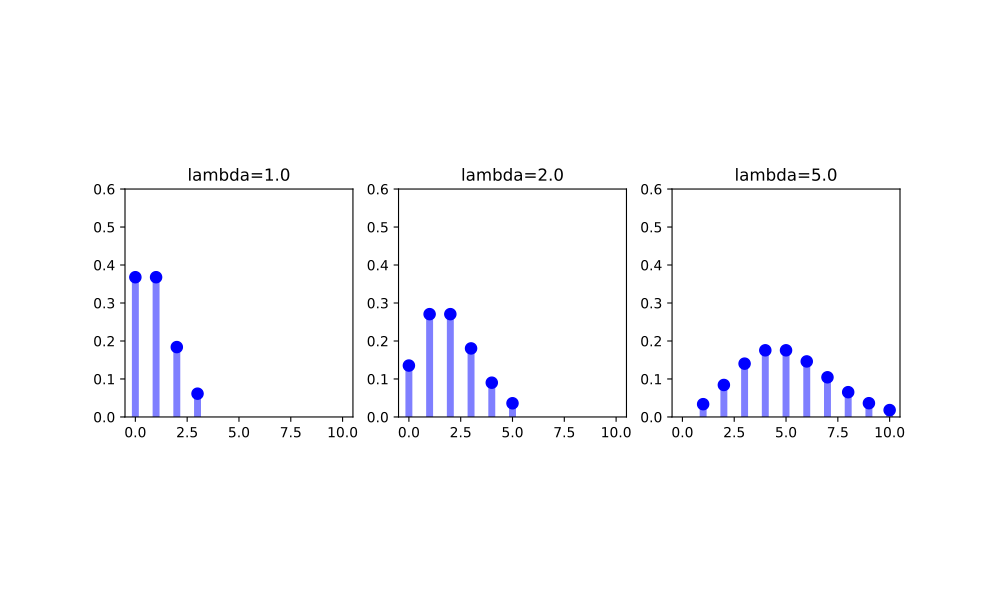

This chart was generated by the following Python code:
#!/usr/bin/env python 
"""
fit a bernoulli distribution with several parameterizations
"""

import sys,os
import numpy as np
import matplotlib.pyplot as plt
import scipy.stats as scs

## declare variables
font_size = 11
font_name = 'sans-serif'
n = 10000
fig = plt.figure(figsize=(10,6),dpi=300)
splot = 0

## loop through parameterizations of the beta
for lamb in [1.0,2.0,5.0]:
    splot += 1
    ax = fig.add_subplot(1,3,splot)
    
    x = np.arange(scs.poisson.ppf(0.01, lamb),scs.poisson.ppf(0.99, lamb))
    ax.plot(x, scs.poisson.pmf(x, lamb), 'bo', ms=8, label='pmf')
    ax.vlines(x, 0, scs.poisson.pmf(x, lamb), colors='b', lw=5, alpha=0.5)
    rv = scs.poisson(lamb)

    ax.set_xlim((-0.5,10.5))
    ax.set_ylim((0,0.6))
    ax.set_title("lambda=%s"%(lamb))
    ax.set_aspect(1./ax.get_data_ratio())

    for t in ax.get_xticklabels():
        t.set_fontsize(font_size-1)
        t.set_fontname(font_name)
    for t in ax.get_yticklabels():
        t.set_fontsize(font_size-1)
        t.set_fontname(font_name)
plt.savefig("poisson.png",dpi=400)
plt.show()
